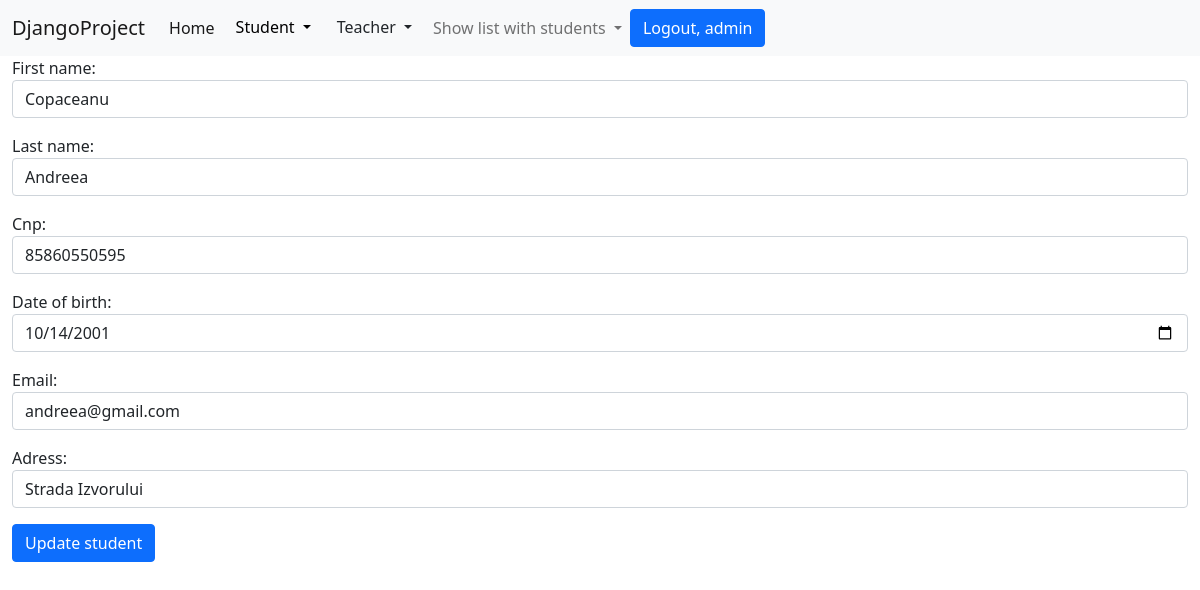
/update_teacher/1/ (signed in), run on the app's committed database.
### profesor/models.py (models this page shows)
class Teacher(models.Model):
    first_name = models.CharField(max_length=30)
    last_name = models.CharField(max_length=30)
    cnp = models.IntegerField()
    date_of_birth = models.DateField()
    email = models.EmailField()
    adress = models.CharField(max_length=40)
    active = models.BooleanField(default=1)
    created_at = models.DateTimeField(auto_now_add=True)
    updated_at = models.DateTimeField(auto_now=True)

### profesor/views.py (the view)
# urls.py: path('update_teacher/<int:pk>/', views.TeacherUpdateView.as_view(), name='update-teacher'),
class TeacherUpdateView(LoginRequiredMixin, PermissionRequiredMixin, UpdateView):
    template_name = 'teacher/update_teacher.html'
    model = Teacher
    form_class = TeacherForm
    success_url = reverse_lazy('list-of-teachers')
    permission_required = 'profesor.change_teacher'

### profesor/forms.py
class TeacherForm(forms.ModelForm):
    class Meta:
        model = Teacher
        fields = ['first_name', 'last_name', 'cnp', 'date_of_birth', 'email', 'adress' ]
        widgets = {
            'first_name': TextInput(attrs={'placeholder': 'Please enter your first name',
                                           'class': 'form-control'}),
            'last_name': TextInput(attrs={'placeholder': 'Please enter your last name',
                                          'class': 'form-control'}),
            'cnp': TextInput(attrs={'placeholder': 'Please enter your cnp',
                                    'class': 'form-control'}),
            'date_of_birth': TextInput(attrs={'placeholder': 'Please enter your date of birth',
                                              'class': 'form-control', 'type': 'date'
                }),
            'email': TextInput(attrs={'placeholder': 'Please enter your email',
                                      'class': 'form-control'}),
            'adress': TextInput(attrs={'placeholder': 'Please enter your adress',
                                      'class': 'form-control'})
        }

### djangoProject/context_processors.py (called while the page is built)
def get_all_students(request):
    all_students = Student.objects.all()
    return {'allstudents': all_students}

### templates/teacher/update_teacher.html (shortened to what this page needs)
{% extends 'base.html' %}
{% block content %}
    <form method="post">
    {{ form.as_p }}
    <button type="submit" class="btn btn-primary"> Update student </button>
    </form>
{% endblock %}

### templates/base.html (shortened to what this page needs)
<!DOCTYPE html>
<html lang="en">
<head>
    <link href="https://cdn.jsdelivr.net/npm/bootstrap@5.1.1/dist/css/bootstrap.min.css" rel="stylesheet">
</head>
<body>
<nav class="navbar navbar-expand-lg navbar-light bg-light">
    <div class="container-fluid">
        <a class="navbar-brand" href="#">DjangoProject</a>
        <div class="collapse navbar-collapse" id="navbarNav">
            <ul class="navbar-nav">
                <li class="nav-item">
                    <a class="nav-link active" aria-current="page" href="{% url 'home' %} ">Home</a>
                </li>
                {% if request.user.is_authenticated %}
                    <div class="dropdown">
                        <button class="btn btn-light dropdown-toggle" type="button" id="dropdownMenu2"
                                data-bs-toggle="dropdown" aria-expanded="false">
                            Student
                        </button>
                    </div>
                    <div class="dropdown">
                        <button class="btn btn dropdown-toggle" type="button" id="dropdownMenu2"
                                data-bs-toggle="dropdown" aria-expanded="false">
                            Teacher
                        </button>
                    </div>
                    <div class="collapse navbar-collapse" id="navbarNavDarkDropdown">
                        <ul class="navbar-nav">
                            <li class="nav-item dropdown">
                                <a class="nav-link dropdown-toggle" href="#" id="navbarDarkDropdownMenuLink"
                                   role="button" data-bs-toggle="dropdown" aria-expanded="false">
                                    Show list with students
                                </a>
                            </li>
                        </ul>
                    </div>
                {% endif %}
            </ul>
            {% if request.user.is_authenticated %}
                <a class="btn btn-primary" href="{% url 'logout' %}">Logout, {{ request.user.username }}</a>
            {% else %}
                <a class="btn btn-success" href="{% url 'create-new-user' %}">Sign up</a>
                <a class="btn btn-warning" href="{% url 'login' %}">Login</a>
            {% endif %}
        </div>
    </div>
</nav>
<div class="container-fluid">
    {% block content %}
    {% endblock %}
</div>
</body>
</html>

### data on the page
Teacher: first_name "Copaceanu", last_name "Andreea", cnp "85860550595", date_of_birth "10/14/2001", email "andreea@gmail.com", adress "Strada Izvorului"

### other printed values
{{ request.user.username }} "admin"
